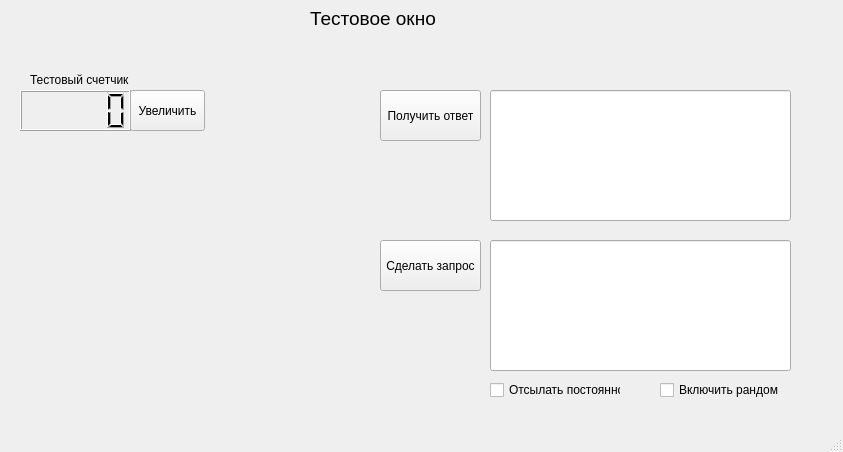
<?xml version="1.0" encoding="UTF-8"?>
<ui version="4.0">
 <class>MainWindow</class>
 <widget class="QMainWindow" name="MainWindow">
  <property name="geometry">
   <rect>
    <x>0</x>
    <y>0</y>
    <width>843</width>
    <height>452</height>
   </rect>
  </property>
  <property name="windowTitle">
   <string>MainWindow</string>
  </property>
  <widget class="QWidget" name="centralwidget">
   <widget class="QLabel" name="label">
    <property name="geometry">
     <rect>
      <x>310</x>
      <y>10</y>
      <width>131</width>
      <height>16</height>
     </rect>
    </property>
    <property name="font">
     <font>
      <pointsize>14</pointsize>
     </font>
    </property>
    <property name="text">
     <string>Тестовое окно</string>
    </property>
   </widget>
   <widget class="QLCDNumber" name="lcdNumber">
    <property name="geometry">
     <rect>
      <x>20</x>
      <y>90</y>
      <width>111</width>
      <height>41</height>
     </rect>
    </property>
    <property name="mode">
     <enum>QLCDNumber::Dec</enum>
    </property>
    <property name="value" stdset="0">
     <double>0.000000000000000</double>
    </property>
   </widget>
   <widget class="QLabel" name="label_2">
    <property name="geometry">
     <rect>
      <x>30</x>
      <y>70</y>
      <width>101</width>
      <height>20</height>
     </rect>
    </property>
    <property name="text">
     <string>Тестовый счетчик</string>
    </property>
   </widget>
   <widget class="QPushButton" name="pushButton">
    <property name="geometry">
     <rect>
      <x>130</x>
      <y>90</y>
      <width>75</width>
      <height>41</height>
     </rect>
    </property>
    <property name="text">
     <string>Увеличить</string>
    </property>
   </widget>
   <widget class="QLineEdit" name="lineEdit">
    <property name="geometry">
     <rect>
      <x>490</x>
      <y>90</y>
      <width>301</width>
      <height>131</height>
     </rect>
    </property>
   </widget>
   <widget class="QPushButton" name="pushButton_2">
    <property name="geometry">
     <rect>
      <x>380</x>
      <y>90</y>
      <width>101</width>
      <height>51</height>
     </rect>
    </property>
    <property name="text">
     <string>Получить ответ</string>
    </property>
   </widget>
   <widget class="QLineEdit" name="lineEdit_2">
    <property name="geometry">
     <rect>
      <x>490</x>
      <y>240</y>
      <width>301</width>
      <height>131</height>
     </rect>
    </property>
   </widget>
   <widget class="QPushButton" name="pushButton_3">
    <property name="geometry">
     <rect>
      <x>380</x>
      <y>240</y>
      <width>101</width>
      <height>51</height>
     </rect>
    </property>
    <property name="text">
     <string>Сделать запрос</string>
    </property>
   </widget>
   <widget class="QCheckBox" name="checkBox">
    <property name="geometry">
     <rect>
      <x>490</x>
      <y>380</y>
      <width>131</width>
      <height>20</height>
     </rect>
    </property>
    <property name="text">
     <string>Отсылать постоянно</string>
    </property>
   </widget>
   <widget class="QCheckBox" name="checkBox_2">
    <property name="geometry">
     <rect>
      <x>660</x>
      <y>380</y>
      <width>131</width>
      <height>20</height>
     </rect>
    </property>
    <property name="text">
     <string>Включить рандом</string>
    </property>
   </widget>
  </widget>
  <widget class="QMenuBar" name="menubar">
   <property name="geometry">
    <rect>
     <x>0</x>
     <y>0</y>
     <width>843</width>
     <height>21</height>
    </rect>
   </property>
  </widget>
  <widget class="QStatusBar" name="statusbar"/>
 </widget>
 <resources/>
 <connections/>
</ui>
